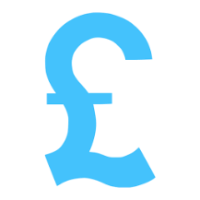
#> input picture Week-8-Assignment/ML-Assignment-4/pound.png, 200 x 200 px
$ python question_i.py
#> lines starting #> are read from the running program, lines starting #| are printed output that depends on the picture
import numpy as np
from PIL import Image


def part_a(NxN_Array, KxK_Kernel):
    returningMatrixSize = (NxN_Array.shape[0] - KxK_Kernel.shape[0]) + 1
    returningMatrix = np.empty([returningMatrixSize, returningMatrixSize])
    for iterationOneFromMatrixSize in range(returningMatrixSize):
        for iterationTwoFromMatrixSize in range(returningMatrixSize):
            summation = 0
            for iterationOneFromKernel in range(KxK_Kernel.shape[0]):
                for iterationTwoFromKernel in range(KxK_Kernel.shape[0]):
                    summation = summation + NxN_Array[iterationOneFromKernel + iterationOneFromMatrixSize][
                        iterationTwoFromKernel + iterationTwoFromMatrixSize] * KxK_Kernel[iterationOneFromKernel][
                                    iterationTwoFromKernel]
            returningMatrix[iterationOneFromMatrixSize][iterationTwoFromMatrixSize] = summation
    return returningMatrix


def part_b():
    # Code given in question:
    im = Image.open('pound.png')
#> im is the input picture: PIL image 200x200 RGB; mean R, G, B 212.7, 241.2, 254.3
    rgb = np.array(im.convert('RGB'))
    r = rgb[:, :, 0]  # array of R pixels
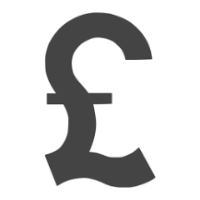
#> r: shape (200, 200); min 56, max 255, mean 212.7
    img_array = np.uint8(r)

    # Using only kernel #1
    firstKernel = np.array([[-1, -1, -1], [-1, 8, -1], [-1, -1, -1]])
    imageOneUsingFirstKernel = part_a(img_array, firstKernel)
#> after the loop in part_a, `for iterationOneFromMatrixSize in range(returningMatrixSize):`:
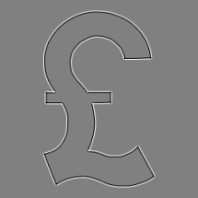
#> returningMatrix: shape (198, 198) float64; min -642, max 630, mean 0; drawn with min black and max white
    Image.fromarray(imageOneUsingFirstKernel).show()

    # Using only kernel #2
    secondKernel = np.array([[0, -1, 0], [-1, 8, -1], [0, -1, 0]])
    imageTwoUsingSecondKernel = part_a(img_array, secondKernel)
#> after the loop in part_a (call 2), `for iterationOneFromMatrixSize in range(returningMatrixSize):`:
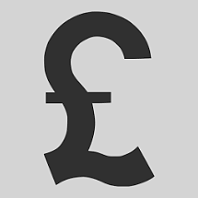
#> returningMatrix: shape (198, 198) float64; min 49, max 1215, mean 847.3; drawn with min black and max white
    Image.fromarray(imageTwoUsingSecondKernel).show()

    # Using both kernel #1 and kernel #2
    firstAndSecondKernel = part_a(img_array, firstKernel)
    firstAndSecondKernel = part_a(firstAndSecondKernel, secondKernel)
#> after the loop in part_a (call 4), `for iterationOneFromMatrixSize in range(returningMatrixSize):`:
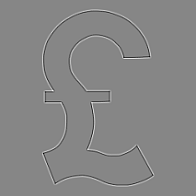
#> returningMatrix: shape (196, 196) float64; min -4778, max 4306, mean 0; drawn with min black and max white
    Image.fromarray(firstAndSecondKernel).show()


if __name__ == '__main__':
    # Uncomment the part you wish to run below
    # part_a()
    part_b()
